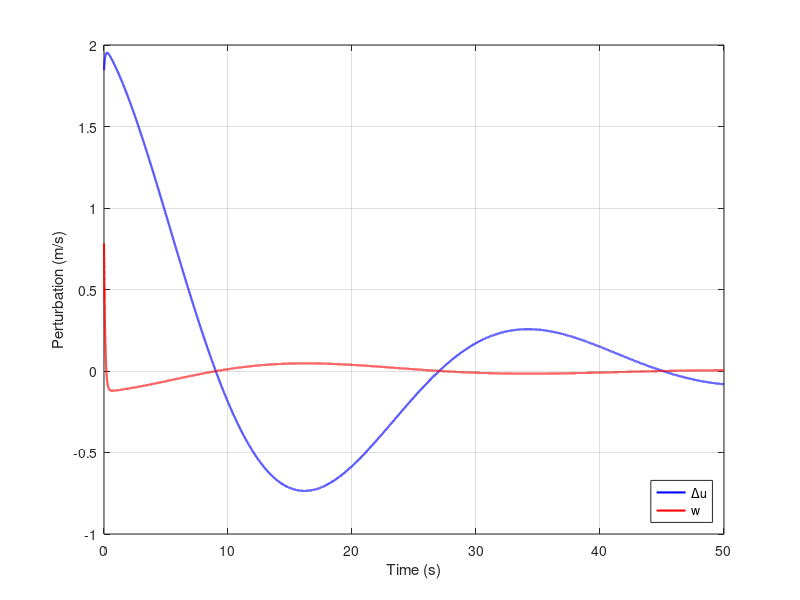
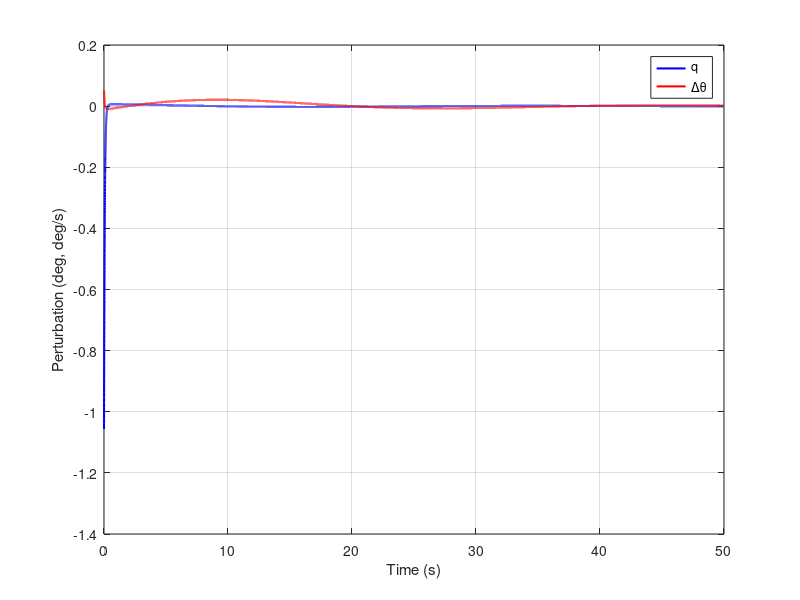

Write MATLAB code to recreate these figures, in order.
close all
dt = 0.001;
Tmax = 50;
TRIM.matA = [-0.0008 1.8365 -0.4005 -9.81; -0.685 -10.7835 -0.5031 0;...
    0.03 -0.4574 -17.3427 0; 0 0 1 0];
[TRIM.vecEIGVEC, TRIM.vecEIGVAL] = eig(TRIM.matA);
TRIM.vecEIGVAL = diag(TRIM.vecEIGVAL);

i = 1;

for t = 0:dt:Tmax
    
    for j = 1:size(TRIM.matA,1)
        x_t(:,j) = TRIM.vecEIGVEC(:,j)*exp(TRIM.vecEIGVAL(j).*t);
    end

    xt = sum(x_t,2);

    delu(i) = xt(1);
    w(i) = xt(2);
    q(i) = xt(3);
    deltheta(i) = xt(4);
    
    i = i + 1;
    
end

% [x0, sys_eig] = eig(XFLR_matA); % Find eigenvectors and eigenvalues of the system
% sys_eig = diag(sys_eig);
% 
% i = 1;
% for t = 0:dt:Tmax
%     
%     for j = 1:size(XFLR_matA,1)
%         x_t(:,j) = x0(:,j)*exp(sys_eig(j).*t);
%     end
% 
%     xt = sum(x_t,2);
% 
%     delu_xflr(i) = xt(1);
%     w_xflr(i) = xt(2);
%     q_xflr(i) = xt(3);
%     deltheta_xflr(i) = xt(4);
%     
%     i = i + 1;
%     
% end


figure(69)
plot(0:dt:Tmax,delu,'-b','linewidth',1.5)
hold on
plot(0:dt:Tmax,w,'-r','linewidth',1.5)
% plot(0:dt:Tmax,delu_xflr,'--b','linewidth',1.5)
% plot(0:dt:Tmax,w_xflr,'--r','linewidth',1.5)
grid on
xlabel('Time (s)')
ylabel('Perturbation (m/s)')
legend('{\Delta}u','w','location','southeast')

figure(420)
plot(0:dt:Tmax,q,'-b','linewidth',1.5)
hold on
plot(0:dt:Tmax,deltheta,'-r','linewidth',1.5)
grid on
% plot(0:dt:Tmax,q_xflr,'--b','linewidth',1.5)
% plot(0:dt:Tmax,deltheta_xflr,'--r','linewidth',1.5)
xlabel('Time (s)')
ylabel('Perturbation (deg, deg/s)')
legend('q','{\Delta}{\theta}','location','northeast')